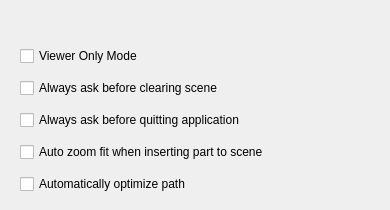
      <widget class="QWidget" name="page_2">
       <widget class="QWidget" name="verticalLayoutWidget_3">
        <property name="geometry">
         <rect>
          <x>20</x>
          <y>40</y>
          <width>361</width>
          <height>161</height>
         </rect>
        </property>
        <layout class="QVBoxLayout" name="verticalLayout_2">
         <item>
          <widget class="QCheckBox" name="checkBox_9">
           <property name="whatsThis">
            <string>If enabled, parts are only rendered for view. G-code generation is thus disabled.</string>
           </property>
           <property name="text">
            <string>Viewer Only Mode</string>
           </property>
          </widget>
         </item>
         <item>
          <widget class="QCheckBox" name="checkBox_7">
           <property name="text">
            <string>Always ask before clearing scene</string>
           </property>
          </widget>
         </item>
         <item>
          <widget class="QCheckBox" name="checkBox_8">
           <property name="text">
            <string>Always ask before quitting application</string>
           </property>
          </widget>
         </item>
         <item>
          <widget class="QCheckBox" name="checkBox_10">
           <property name="text">
            <string>Auto zoom fit when inserting part to scene</string>
           </property>
          </widget>
         </item>
         <item>
          <widget class="QCheckBox" name="optPathCB">
           <property name="text">
            <string>Automatically optimize path </string>
           </property>
          </widget>
         </item>
        </layout>
       </widget>
      </widget>
